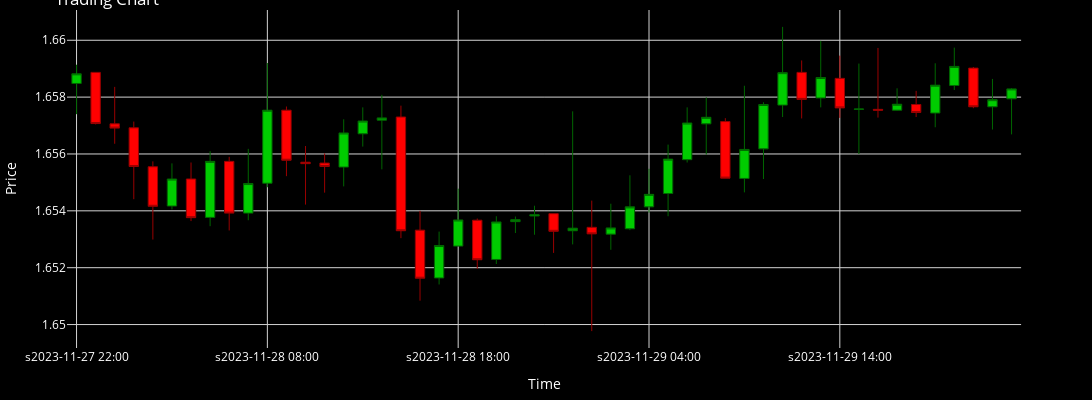

Notebook cell for this chart:
### Code cell
dfp = df_an.iloc[-50:]
cp = CandlePlot(dfp)
cp.show_plot(line_traces=[], height=400)
